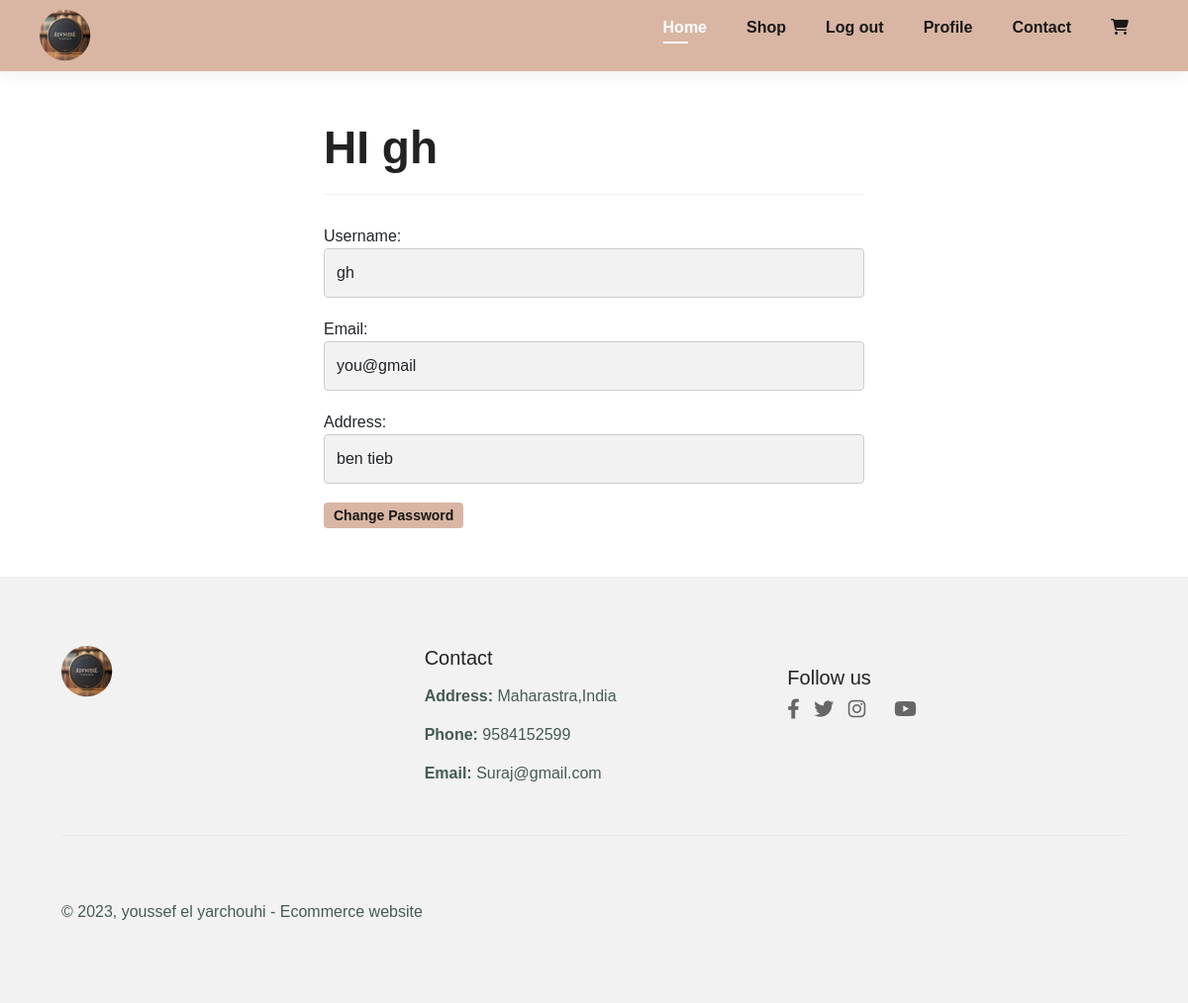
/profile (signed in), run on the app's committed database.
### tables this page shows
CREATE TABLE customer (
    id INTEGER PRIMARY KEY AUTOINCREMENT NOT NULL,
    username TEXT NOT NULL,
    password TEXT NOT NULL,
    email TEXT NOT NULL,
    shipping_address TEXT
    );

### app.py (the view)
@app.route("/profile")
def profile():
    user_id = session["user_id"]
    user=db.execute("SELECT * FROM customer WHERE id = ?", user_id)
    return render_template("profile.html", user=user)

### templates/profile.html
{% extends "layout.html" %}
{% block body %}
<section class="section-p1">
    <div class="container">
        <div class="row">
            <div class="col-md-6 mx-auto">
                <h2>HI {{ user[0]['username'] }}</h2>
                <hr>
                <div class="form-group">
                    <label for="name">Username:</label>
                    <input type="text" id="name" name="name" class="form-control" value="{{ user[0]['username'] }}" readonly>
                </div>
                <div class="form-group">
                    <label for="email">Email:</label>
                    <input type="email" id="email" name="email" class="form-control" value="{{ user[0]['email'] }}" readonly>
                </div>
                <div class="form-group">
                    <label for="email">Address:</label>
                    <input type="email" id="email" name="email" class="form-control" value="{{ user[0]['shipping_address'] }}" readonly>
                </div>
                <div class="form-group">
                    <a class="button" href="{{ url_for('change_password') }}">Change Password</a>
                </div>
            </div>
        </div>
    </div>
</section>
{% endblock %}

### static/style.css (style rules this page uses)
* { margin: 0; padding: 0; box-sizing: border-box; font-family: 'Spartan', sans-serif; }
h2 { font-size: 46px; line-height: 54px; color: #222; }
.section-p1 { padding: 40px 80px; }
body { width: 100%; }
.section-p1 { padding: 50px 0; }
h2 { font-weight: 700; margin-bottom: 20px; }
hr { border: none; border-top: 1px solid #ccc; margin-top: 20px; margin-bottom: 30px; }
.form-group label { font-weight: 500; }
.form-group input { font-size: 16px; padding: 12px; border: 1px solid #ccc; border-radius: 4px; margin-bottom: 20px; }
.form-group input[readonly] { background-color: #f2f2f2; }
.button { background-color: #d9b6a3; padding: 5px 10px 5px 10px; border-radius: 4px; border-color: #d9b6a3; color: #191818; text-decoration: none; font-size: 14px; font-weight: 600; }

### data on the page
customer: username "gh", name "gh", email "you@gmail", email "ben tieb"
